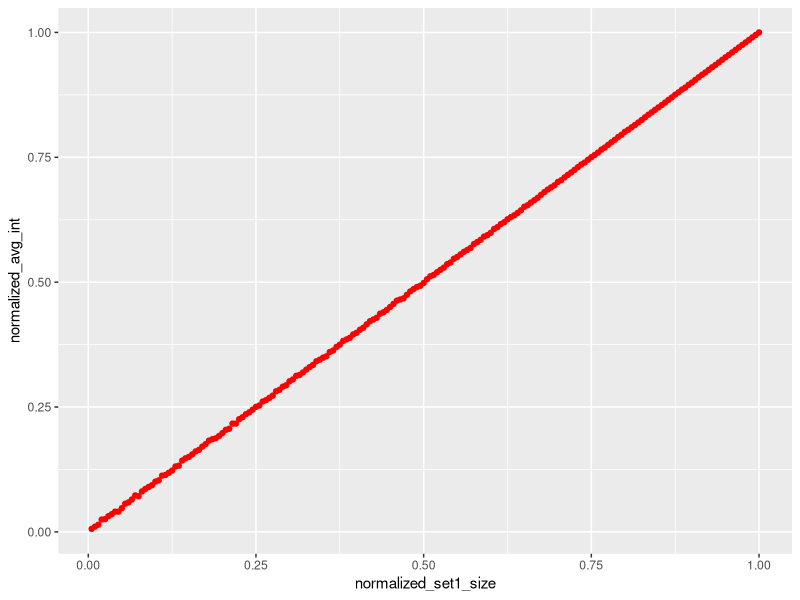
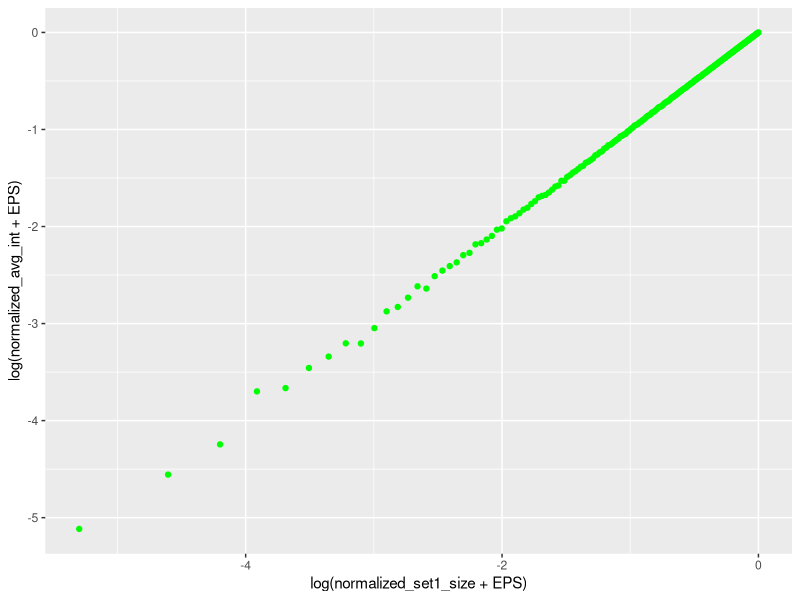
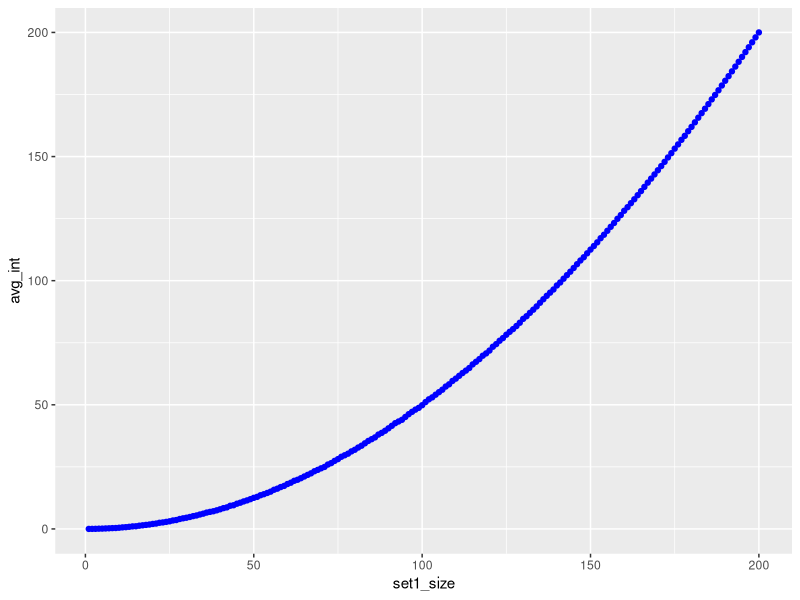

Here is the R script that generated these plots, in order:
### Set intersection problem #

# Consider a universe of size N ; say ints from 1,2,..N

# Consider two sets of equal size m <= N ; what is the minimum size of their intersection 
# and what is the max size?

EPS <- 1.0e-10

library(ggplot2)
library(tidyverse)
library(magrittr)

# A more interesting and general question is : Given two sets of cardinality
# m <= n from a universe of size n, what is the expected intersection size?

N <- 200

set1_size <- seq(1, N, by = 1)

avg_int <- numeric(length = N)

df <- data.frame(
  set1_size=rep(0,N),
  avg_int=rep(0,N),
  normalized_set1_size = rep(0,N),
  normalized_avg_int = rep(0,N)
)

num_sim <- 1000 # 1000 different set pairs simulated for each set size

ctr <- 1


for (i in set1_size) {
  set1_card <- i
  set2_card <- i
  
  cat("Set size is ", i, "\n")
  
  avg_int[ctr] <- 0
  
  for (j in 1:num_sim) {
    s1 <- sample(N, set1_card, replace = F)
    s2 <- sample(N, set2_card, replace = F)
    int1 <- length(intersect(s1,s2))
    avg_int[ctr] <- avg_int[ctr] + int1
  }
  
  avg_int[ctr] <- avg_int[ctr] / num_sim
  
  ctr <- ctr + 1
}

df[,1] <- set1_size
df[,2] <- avg_int
df[,3] <- set1_size / N # normalized universe size if you like
df[,4] <- avg_int / set1_size # called the efficiency of intersection

ggplot(data = df) + geom_point(aes(x = normalized_set1_size, y = normalized_avg_int), colour = "red") 

# log plot of the normalized version

ggplot(data = df) + geom_point(aes(x = log(normalized_set1_size+EPS), y = log(normalized_avg_int+EPS)), colour = "green") 

# the unnornalized plot for completeness
ggplot(data = df) + geom_point(aes(x = set1_size, y = avg_int), colour = "blue") 

